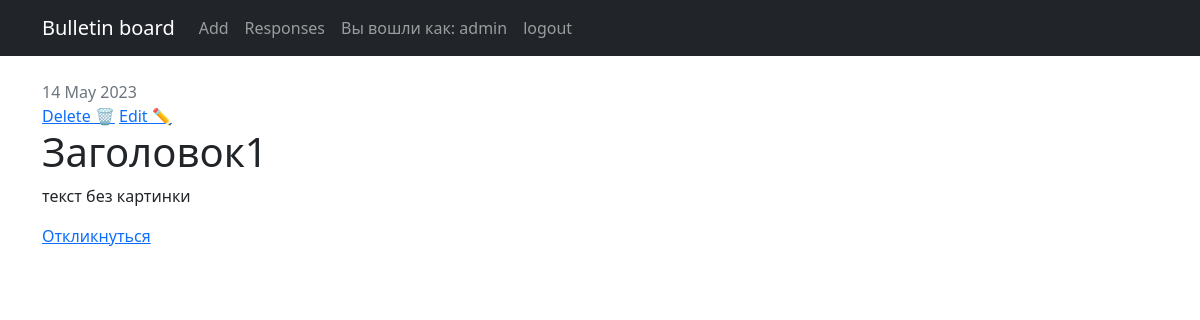
Page /1 (signed in) on the earlier database version.
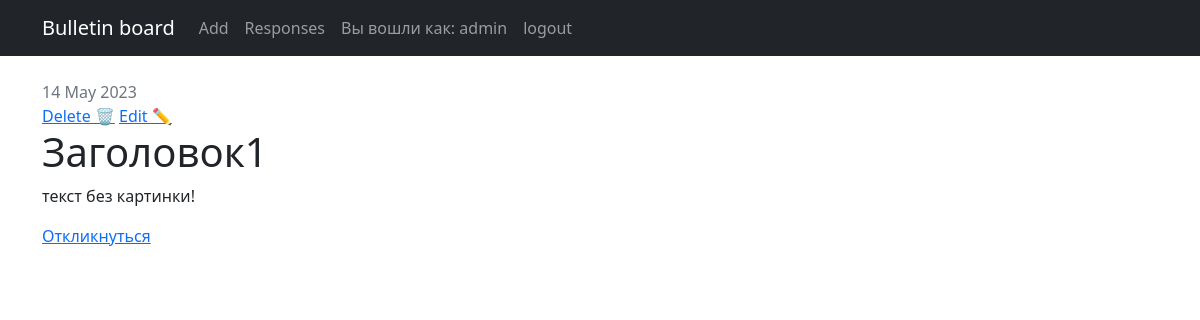
Same page on the later database version.
### ads/models.py (models this page shows, shortened)
class Ads(models.Model):
    TYPE = [
        ('TK', 'Tank'),
        ('HL', 'Healer'),
        ('DD', 'Damage dealer'),
        ('TR', 'Trader'),
        ('GM', 'Guild master'),
        ('QG', 'Quest giver'),
        ('WS', 'Warsmith'),
        ('TN', 'Tanner'),
        ('PM', 'Potion maker'),
        ('SM', 'Spell master'),
    ]
    header = models.CharField(max_length=128)
    text = models.TextField()
    date_create = models.DateTimeField(auto_now_add=True)
    author = models.ForeignKey(User, on_delete=models.CASCADE)
    category = models.CharField(max_length=2, choices=TYPE, default='TK')

### ads/views.py (the view)
# urls.py: path('<int:pk>', AdDetail.as_view(), name='ad'),
class AdDetail(DetailView):
    model = Ads
    template_name = 'ad.html'
    context_object_name = 'ad'

### templates/ad.html (shortened to what this page needs)
{% extends 'flatpages/default.html' %}
{% block content %}
<br>
<div class="text-secondary">{{ ad.date_create|date:'d M Y' }}</div>
{% if perms.ads.delete_post %}
    <a href="{{ ad.id }}/delete/">Delete 🗑</a>
{% endif %}
{% if perms.ads.change_post %}
    <a href="{{ ad.id }}/update/">Edit ✏</a>
{% endif %}
<h1>{{ ad.header }}</h1>
<p>{{ ad.text }}</p>
<div class="">
    <a href="{% url 'responses_create' ad=ad.id %}">
        Откликнуться
    </a>
</div>
{% endblock content %}

Differences in the rows shown:
changed Ads "Заголовок1": text "текст без картинки" → "текст без картинки!"
